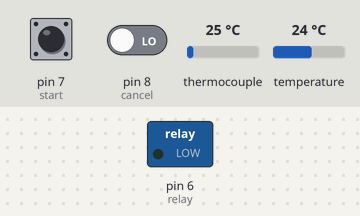
A sketch run on a simulated Arduino Uno, built with avr-gcc and run on an emulated ATmega328P. On the bench: switched loads named in the sketch (green lamp = pin HIGH). The test bench sets the inputs (shaded band); at power-on: pin 7 (start) LOW, thermocouple 25 °C, pin 8 (cancel) LOW, temperature 24 °C. What the sketch prints to the serial monitor is not drawn.

Above: at 1.7 s.
1.8 s: pin 7 (start) pulled HIGH for 0.25 s
At 2.5 s:
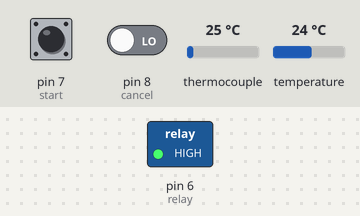
3.6 s: thermocouple set to 211 °C
5.3 s: thermocouple set to 219 °C
At 6.9 s:
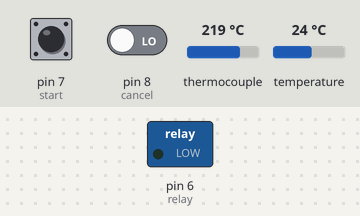
7.6 s: thermocouple set to 6 °C
At 8.5 s:
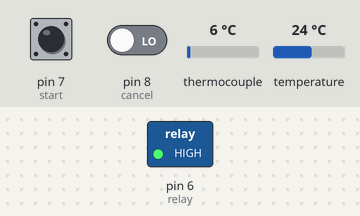
Timing chart, 0 to 48.6 s (numbered marks = the images above; inputs shaded):
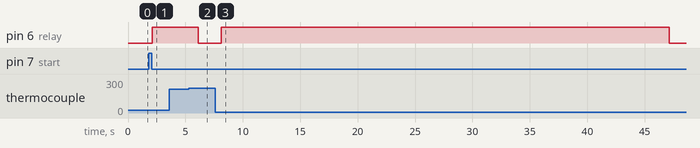

Measured:
- the behaviour switches between 216 and 217 °C on thermocouple (found by bisection; images 1 and 2)
- after the input at 1.8 s, pin 6 (relay): LOW → HIGH after 0.32 s
- after the input at 3.6 s, every drawn part: stays the same
- after the input at 5.3 s, pin 6 (relay): HIGH → LOW after 0.83 s
- after the input at 7.6 s, pin 6 (relay): LOW → HIGH after 0.53 s, → LOW 39.0 s later

The sketch:

Reflow_Oven_Revision_1.ino
```cpp
#include "Adafruit_MAX31855.h"

int thermoDO = 3;
int thermoCS = 4;
int thermoCLK = 5;
const int relay = 6;   //assigns the relay control to pin 6.
const int start = 7;   //assigns start to pin 7.
const int cancel = 8;  //assigns cancel to pin 8.
int startState = 0;    // assigns startState to 0, will change if push button is pressed.
int cancelState = 0;   // assigns cancelState to 0, will change if push button is pressed.
Adafruit_MAX31855 thermocouple(thermoCLK, thermoCS, thermoDO);

void setup()
{
  Serial.begin(9600); // begins the serial monitor readings.
  pinMode (6, OUTPUT); // sets pin 6 as an output value for the relay.
  pinMode (7, INPUT); // sets pin 7 as an input pin for the start push button.
  pinMode (8, INPUT); // sets pin 8 as an input pin for the cancel push button.

  Serial.println ("MAX31855 chip iniztallizing"); // waits for chip to initialize.
  delay(500); // delays for .5 seconds.
}

void preheat()
{
    for (int i=0;i>60;i++) // delays for 60 seconds for preheat time (**edit after finding the time it takes to reach 145 C**)
    {
      if (thermocouple.readCelsius() < 145) // if reading is less than 145 C, turn relay on.
      {
        digitalWrite (relay, HIGH);
        delay (1000);
      }
       else
       {
        digitalWrite (relay, LOW); // if relay is over 145 C, turn relay off.
        delay (1000);
       }
    }
}

void peak()
{

  for (int i=0;i<45;i++) //Ramp-to-Peak stage, set to 45 seconds (**edit after finding the time it takes to reach 217 C**)
  {
    if (thermocouple.readCelsius() < 217) // If reading is less than 217 C, turn relay on.
    {
      digitalWrite (relay, HIGH);
      delay (1000);
    }
    else
    {
     digitalWrite (relay, LOW); // If reading is less than 217 C, turn relay off.
     delay (1000);
    }
  }
}

void cool()
{
  digitalWrite(relay, LOW); // turns off relay to start cool stage.
}

void loop()
{

  startState = digitalRead(start);   // starts reading pin 7.
  cancelState = digitalRead(cancel); // starts reading pin 8.

  Serial.print("Internal Temp = ");
  Serial.println(thermocouple.readInternal());

  double c = thermocouple.readCelsius();
  if(isnan(c))
  {
    Serial.println("Something is wrong with the thermocouple!");
  }
  else
  {
    Serial.print("C = ");
    Serial.println(c); // prints C in serial monitor.
  }
  Serial.print("F = ");
  Serial.println(thermocouple.readFarenheit()); // prints F in serial monitor.

  delay(200);

  if (startState == HIGH) // If start button is pressed, start reflow process.
  {
    preheat();
    peak();
    cool();
   }
  else if(cancelState == HIGH) // If cancel button is pressed, stop reflow process.
  {
    digitalWrite (relay, LOW);
  }
}
```
